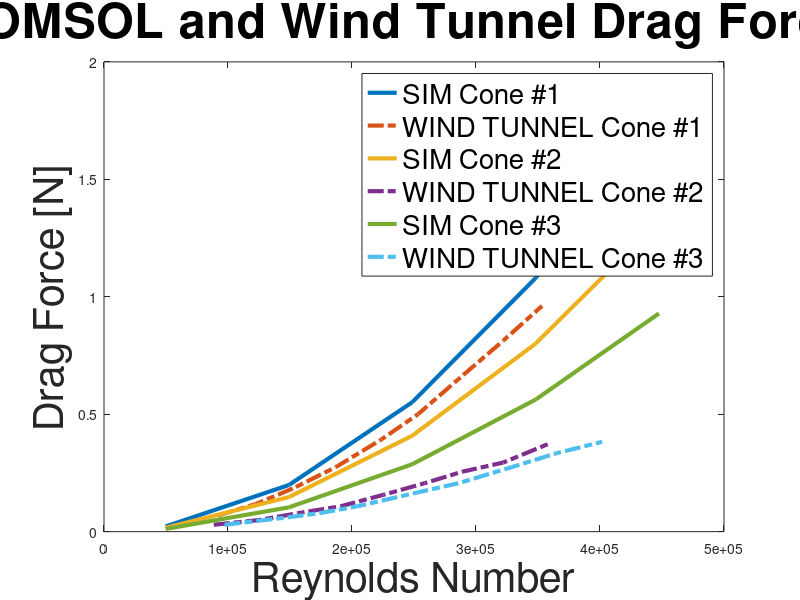

The MATLAB script that drew this image: (Note: this script raises an error after producing the figure.)
clf
clear
clc

%COMSOL

sn1_Force = [0.022175 0.19861 0.55117 1.0799 1.7847];
sn2_Force = [0.016459 0.14724 0.40852 0.80027 1.3225];
sn3_Force = [0.011616 0.10355 0.28707 0.56218 0.92886];

sn1_Coef = [0.7530989981 0.7494575574 0.748745118 0.7484725933 0.7482877682];
sn2_Coef = [0.558974359 0.5556121583 0.5549600951 0.554662619 0.5544968753];
sn3_Coef = [0.394498217 0.3907473444 0.3899745288 0.3896437842 0.3894517714];


sim_reynolds = [49723.75691 149171.2707 248618.7845 348066.2983 447513.8122];

%Wind Tunnel

wn1_Force = [0.06867 0.11772 0.18639 0.27468 0.3924 0.50031 0.66708 0.81423 0.96138];
wn2_Force = [0.02943 0.04905 0.07848 0.10791 0.15696 0.20601 0.25506 0.2943 0.37278];
wn3_Force = [0.02943 0.05886 0.07848 0.10791 0.16677 0.20601 0.27468 0.33354 0.38259];

wn1_Coef = [1.033853956 0.9940167649 1.005504919 0.9969181633 0.9940702683 0.988261695 1.007189828 0.9941201762 0.9759982453];
wn2_Coef = [0.4757725972 0.4004860356 0.4081544836 0.3755476151 0.3916570624 0.3910399739 0.3876228617 0.3597418748 0.3685398999];
wn3_Coef = [0.5032773755 0.4540697168 0.4212929906 0.4182433867 0.422479864 0.4081467751 0.4109687998 0.4058024547 0.3834757531];

wn1_Reyn = [91753.2376 122516.8277 153280.4178 186875.0131 223678.0809 253309.2689 289734.8695 322197.0627 353338.1201];
wn2_Reyn = [88544.76501 124592.8982 156111.423 190838.4204 225376.6841 258405.0783 288791.201 322008.329 358056.4621];
wn3_Reyn = [97264.26893 144814.0698 173599.8238 204304.6279 252707.3401 285757.6501 328829.6671 364651.9386 401753.577];

%Difference Calculations

%Forces
xq = 100000 : 100 : 350000;         %define the discrete x values

vqS1 = interp1(sim_reynolds,sn1_Force,xq); %compute new y values
vqT1 = interp1(wn1_Reyn,wn1_Force,xq); %compute new y values
Fx1 = mean(abs(vqS1 - vqT1))

vqS2 = interp1(sim_reynolds,sn2_Force,xq); %compute new y values
vqT2 = interp1(wn2_Reyn,wn2_Force,xq); %compute new y values
Fx2 = mean(abs(vqS2 - vqT2))

vqS3 = interp1(sim_reynolds,sn3_Force,xq); %compute new y values
vqT3 = interp1(wn3_Reyn,wn3_Force,xq); %compute new y values
Fx3 = mean(abs(vqS3 - vqT3))

%Coefficients
vqSa = interp1(sim_reynolds,sn1_Coef,xq); %compute new y values
vqTa = interp1(wn1_Reyn,wn1_Coef,xq); %compute new y values
Cx1 = mean(abs(vqSa - vqTa))

vqSb = interp1(sim_reynolds,sn2_Coef,xq); %compute new y values
vqTb = interp1(wn2_Reyn,wn2_Coef,xq); %compute new y values
Cx2 = mean(abs(vqSb - vqTb))

vqSc = interp1(sim_reynolds,sn3_Coef,xq); %compute new y values
vqTc = interp1(wn3_Reyn,wn3_Coef,xq); %compute new y values
Cx3 = mean(abs(vqSc - vqTc))
% df_1 = (abs(sn1_Force - wn1_Force))
% df_2 = sn1_Force - wn1_Force
% df_3 = sn1_Force - wn1_Force
% 
% dc_1 = sn1_Coef - wn1_Coef
% dc_1 = sn1_Coef - wn1_Coef
% dc_1 = sn1_Coef - wn1_Coef
figure(1)
plot(sim_reynolds,sn1_Force,'LineWidth',3)
hold on
plot(wn1_Reyn,wn1_Force,'LineWidth',3,'LineStyle','-.')
hold on

plot(sim_reynolds,sn2_Force,'LineWidth',3)
hold on
plot(wn2_Reyn,wn2_Force,'LineWidth',3,'LineStyle','-.')
hold on

plot(sim_reynolds,sn3_Force','LineWidth',3)
hold on
plot(wn3_Reyn,wn3_Force,'LineWidth',3,'LineStyle','-.')

xlabel('Reynolds Number','FontSize',30)
ylabel('Drag Force [N]','FontSize',30)
title('COMSOL and Wind Tunnel Drag Forces','FontSize',35)
legend('SIM Cone #1','WIND TUNNEL Cone #1','SIM Cone #2','WIND TUNNEL Cone #2','SIM Cone #3','WIND TUNNEL Cone #3','FontSize',20)
mycolors = [1 0 0; 0.8500 0.3250 0.0980; 0 1 0; 0.4660 0.6740 0.1880; 0 0 1;0.3010 0.7450 0.9330];
ax = gca;
ax.ColorOrder = mycolors;
ax.FontSize = 25;
xlim([50000 450000])


figure(2)
plot(sim_reynolds,sn1_Coef,'LineWidth',3)
hold on
plot(wn1_Reyn,wn1_Coef,'LineWidth',3,'LineStyle','-.')
hold on

plot(sim_reynolds,sn2_Coef,'LineWidth',3)
hold on
plot(wn2_Reyn,wn2_Coef,'LineWidth',3,'LineStyle','-.')
hold on

plot(sim_reynolds,sn3_Coef,'LineWidth',3)
hold on
plot(wn3_Reyn,wn3_Coef,'LineWidth',3,'LineStyle','-.')

xlabel('Reynolds Number','FontSize',30)
ylabel('Coefficient of Drag','FontSize',30)
title('COMSOL and Wind Tunnel Coefficients of Drag','FontSize',35)
legend('SIM Cone #1','WIND TUNNEL Cone #1','SIM Cone #2','WIND TUNNEL Cone #2','SIM Cone #3','WIND TUNNEL Cone #3','FontSize',20)
mycolors2 = [1 0 0; 0.8500 0.3250 0.0980; 0 1 0; 0.4660 0.6740 0.1880; 0 0 1;0.3010 0.7450 0.9330];
ax = gca;
ax.ColorOrder = mycolors2;
ax.FontSize = 25;
xlim([50000 450000])









